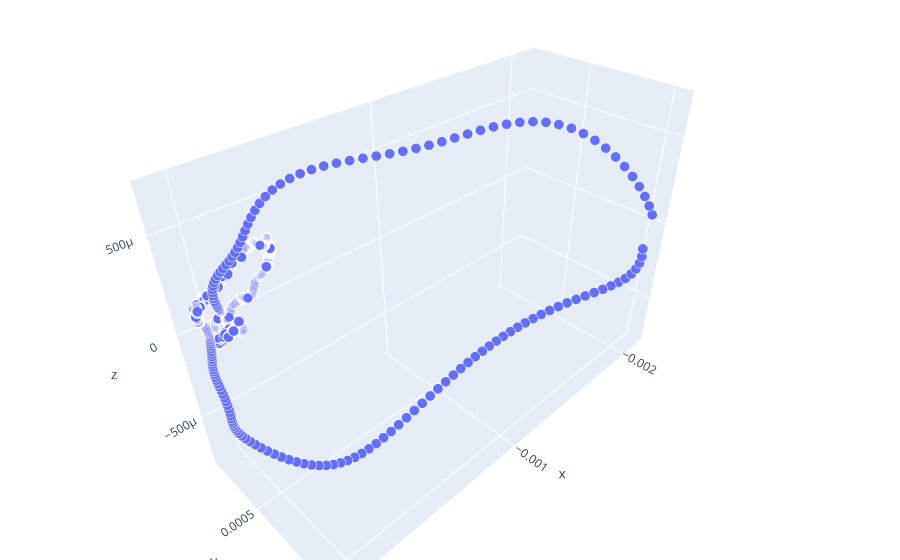
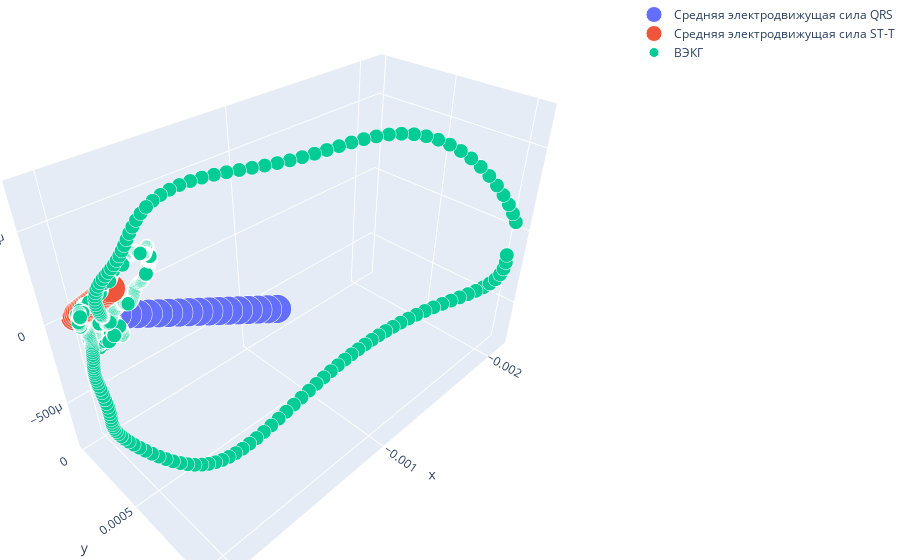

Notebook code cell kept with these figures, in order:
### Code cell
input ={}
input["data_edf"] = '../Data_VECG/ECG_1.edf'
input["n_term_start"] = 3
input["n_term_finish"] = 3
input["filt"] = True
input["f_sreza"] = 0.5
input["f_sampling"] = 2000
input["show_detected_pqrst"] = True
input["show_ecg"] = True
input["plot_3d"] = True
input["save_images"] = False
input["show_log_scaling"] = True
input["cancel_showing"] = False
input["qrs_loop_area"] = True
input["t_loop_area"] = True
input["show_log_loop_area"] = True
input["count_qrst_angle"] = True
input["show_log_qrst_angle"] = True
res = process(input)

### Figure 1 — Plotly figure (JSON) as saved in the notebook; plotly's stock layout.template omitted (floating-point values rounded to 4 significant figures; data arrays with more than 128 entries replaced by an {"elided": "..."} marker saying what was removed)
{"data": [{"hovertemplate": "x=%{x}<br>y=%{y}<br>z=%{z}<br>size=%{marker.size}<extra></extra>", "legendgroup": "", "marker": {"color": "#636efa", "opacity": 1, "size": {"elided": "2069 int values"}, "sizemode": "area", "sizeref": 1, "symbol": "circle"}, "mode": "markers", "name": "", "scene": "scene", "showlegend": false, "type": "scatter3d", "x": {"elided": "2069 float values"}, "y": {"elided": "2069 float values"}, "z": {"elided": "2069 float values"}}], "layout": {"legend": {"itemsizing": "constant", "tracegroupgap": 0}, "margin": {"b": 0, "l": 0, "r": 0, "t": 0}, "scene": {"domain": {"x": [0, 1], "y": [0, 1]}, "xaxis": {"title": {"text": "x"}}, "yaxis": {"title": {"text": "y"}}, "zaxis": {"title": {"text": "z"}}}}}

### Figure 2 — Plotly figure (JSON) as saved in the notebook; plotly's stock layout.template omitted (floating-point values rounded to 4 significant figures; data arrays with more than 128 entries replaced by an {"elided": "..."} marker saying what was removed)
{"data": [{"marker": {"opacity": 1, "size": [20, 20, 20, 20, 20, 20, 20, 20, 20, 20, 20, 20, 20, 20, 20, 20, 20, 20, 20, 20, 20], "sizemode": "diameter"}, "mode": "markers", "name": "Средняя электродвижущая сила QRS", "type": "scatter3d", "x": [0, -3.845e-05, -7.691e-05, -0.0001154, -0.0001538, -0.0001923, -0.0002307, -0.0002692, -0.0003076, -0.0003461, -0.0003845, -0.000423, -0.0004615, -0.0004999, -0.0005384, -0.0005768, -0.0006153, -0.0006537, -0.0006922, -0.0007306, -0.0007691], "y": [0, 2.764e-05, 5.528e-05, 8.291e-05, 0.0001106, 0.0001382, 0.0001658, 0.0001935, 0.0002211, 0.0002487, 0.0002764, 0.000304, 0.0003317, 0.0003593, 0.0003869, 0.0004146, 0.0004422, 0.0004698, 0.0004975, 0.0005251, 0.0005528], "z": [0, -3.714e-06, -7.427e-06, -1.114e-05, -1.485e-05, -1.857e-05, -2.228e-05, -2.599e-05, -2.971e-05, -3.342e-05, -3.714e-05, -4.085e-05, -4.456e-05, -4.828e-05, -5.199e-05, -5.57e-05, -5.942e-05, -6.313e-05, -6.684e-05, -7.056e-05, -7.427e-05]}, {"marker": {"opacity": 1, "size": [20, 20, 20, 20, 20, 20, 20, 20, 20, 20, 20, 20, 20, 20, 20, 20, 20, 20, 20, 20, 20], "sizemode": "diameter"}, "mode": "markers", "name": "Средняя электродвижущая сила ST-T", "type": "scatter3d", "x": [0, -5.494e-06, -1.099e-05, -1.648e-05, -2.198e-05, -2.747e-05, -3.296e-05, -3.846e-05, -4.395e-05, -4.944e-05, -5.494e-05, -6.043e-05, -6.593e-05, -7.142e-05, -7.691e-05, -8.241e-05, -8.79e-05, -9.339e-05, -9.889e-05, -0.0001044, -0.0001099], "y": [0, 9.927e-06, 1.985e-05, 2.978e-05, 3.971e-05, 4.963e-05, 5.956e-05, 6.949e-05, 7.941e-05, 8.934e-05, 9.927e-05, 0.0001092, 0.0001191, 0.000129, 0.000139, 0.0001489, 0.0001588, 0.0001688, 0.0001787, 0.0001886, 0.0001985], "z": [0, 1.033e-05, 2.065e-05, 3.098e-05, 4.13e-05, 5.163e-05, 6.195e-05, 7.228e-05, 8.26e-05, 9.293e-05, 0.0001033, 0.0001136, 0.0001239, 0.0001342, 0.0001446, 0.0001549, 0.0001652, 0.0001755, 0.0001859, 0.0001962, 0.0002065]}, {"marker": {"opacity": 1, "size": {"elided": "2069 int values"}, "sizemode": "diameter"}, "mode": "markers", "name": "ВЭКГ", "type": "scatter3d", "x": {"elided": "2069 float values"}, "y": {"elided": "2069 float values"}, "z": {"elided": "2069 float values"}}], "layout": {"margin": {"b": 0, "l": 0, "r": 0, "t": 0}}}
